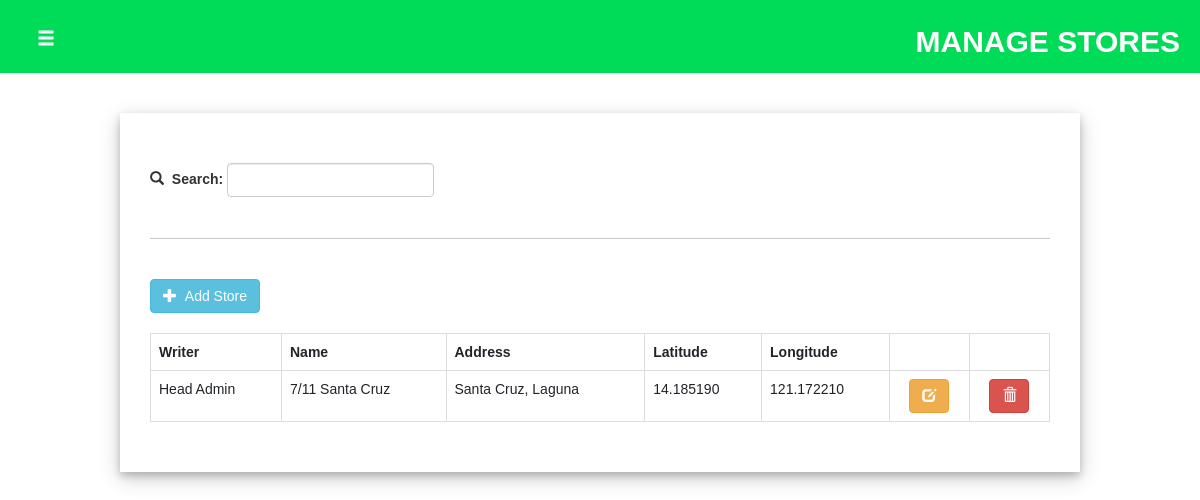
/adminside/stores/stores.php (signed in), run on the app's committed database.
### tables this page shows
CREATE TABLE `tbl_stores` (
  `id` int(11) NOT NULL,
  `admin_id` int(11) NOT NULL,
  `fld_name` varchar(255) DEFAULT NULL,
  `fld_address` varchar(255) DEFAULT NULL,
  `fld_latitude` varchar(255) DEFAULT NULL,
  `fld_longitude` varchar(255) DEFAULT NULL,
  `fld_mainimage` varchar(1000) DEFAULT NULL
);

### adminside/stores/stores.php (the view, shortened to what this page needs)
<?php
    include("../navbar.php");
    include("../connect.php");
?>
<!DOCTYPE html>
<html lang="en">
<head>
    <link rel="stylesheet" href="storestyle.css">
</head>
<body>
<div class="header" id="headercontainer">
            <button type="button" class="btn btn-dark btn-lg" id="btn_menu"><span class="glyphicon glyphicon-menu-hamburger"></span></button>
            <h2 id="headertitle">MANAGE STORES</h2>
        </div>
    <div id="container">
        <br><br>
        <div class='storesdiv'>
        <br>
            <div class="searchdiv">
                <form action="stores.php" method="get">
                    <table>
                        <tr>
                            <td style="padding-top: 3px;"><span class="glyphicon glyphicon-search"></span>&nbsp;&nbsp;<label> Search: </label>&nbsp;</td>
                            <td><input type="text" class="form-control" name="search_name" onchange="this.form.submit()"> </td>
                        </tr>
                    </table>
                </form>
            </div>
            <br><hr><br>
            <div id="addbtndiv">
                <button type="button" class="btn btn-info" id="btn_add_store"><span class="glyphicon glyphicon-plus"></span> &nbsp;Add Store</button>&nbsp;
            </div>
            <table class='table table-bordered'>
                <?php
                if($admintype != "Head Admin"){
                    if(isset($_GET["search_name"])){
                        $result =  $conn->query("select * from tbl_stores where admin_id like '$admin_id' and fld_name like '$_GET[search_name]%'");
                    }else{
                        $result = $conn->query("select * from tbl_stores where admin_id like '$admin_id'");
                    }
                    echo "<tr>
                    <th>Name</th><th>Address</th><th>Latitude</th><th>Longitude</th><th></th><th></th>
                    </tr>";
                    while($row = $result->fetch_assoc()){
                        echo "<tr>
                        <td>$row[fld_name]</td>
                        <td>$row[fld_address]</td>
                        <td>$row[fld_latitude]</td>
                        <td>$row[fld_longitude]</td>
                        <td style='text-align:center;'><button type='button' class='btn btn-warning' onclick=edit('$row[id]')><span class='glyphicon glyphicon-edit'></span></button></td>
                        <td style='text-align:center;'><button type='button' class='btn btn-danger' onclick=del('$row[id]')><span class='glyphicon glyphicon-trash'></span></button></td>
                        </tr>";
                    }
                }else{
                    if(isset($_GET["search_name"])){
                        $result =  $conn->query("select tbl_admin.fld_name as admin_name, tbl_stores.id, tbl_stores.fld_name as store_name, tbl_stores.fld_address, tbl_stores.fld_latitude, tbl_stores.fld_longitude from tbl_stores, tbl_admin where tbl_stores.admin_id = tbl_admin.id and (tbl_stores.fld_name like '$_GET[search_name]%' or tbl_admin.fld_name like '$_GET[search_name]%')");
                    }else{
                        $result = $conn->query("select tbl_admin.fld_name as admin_name, tbl_stores.id, tbl_stores.fld_name as store_name, tbl_stores.fld_address, tbl_stores.fld_latitude, tbl_stores.fld_longitude from tbl_stores, tbl_admin where tbl_stores.admin_id = tbl_admin.id");
                    }
                    echo "<tr>
                    <th>Writer</th><th>Name</th><th>Address</th><th>Latitude</th><th>Longitude</th><th></th><th></th>
                    </tr>";
                    while($row = $result->fetch_assoc()){
                        echo "<tr>
                        <td>$row[admin_name]</td>
                        <td>$row[store_name]</td>
                        <td>$row[fld_address]</td>
                        <td>$row[fld_latitude]</td>
                        <td>$row[fld_longitude]</td>
                        <td style='text-align:center;'><button type='button' class='btn btn-warning' onclick=edit('$row[id]')><span class='glyphicon glyphicon-edit'></span></button></td>
                        <td style='text-align:center;'><button type='button' class='btn btn-danger' onclick=del('$row[id]')><span class='glyphicon glyphicon-trash'></span></button></td>
                        </tr>";
                    }
                }
                ?>
            </table>
        </div>
    </div>
</body>
</html>

### adminside/stores/storestyle.css (style rules this page uses)
body { background-color: white; }
#container { height:auto; }
#headercontainer { width: 100%; background-color: #00DB58; color: white; padding: 5px; padding-left: 20px; padding-right: 20px; overflow: hidden; }
#btn_menu { float: left; background-color: transparent; transform: translateY(25%); }
#headertitle { float: right; font-weight: bold; }
#addbtndiv { padding-bottom: 20px; }
.storesdiv { background-color: white; padding: 30px; margin-top: 20px; margin-bottom: 20px; margin: 0 auto; width: 80%; box-shadow: 0 4px 8px 0 rgba(0, 0, 0, 0.2), 0 6px 20px 0 rgba(0, 0, 0, 0.19); overflow: auto; }

### adminside/navbar.php (style rules this page uses)
body { margin: 0; font-family: Arial, Helvetica, sans-serif; }

### data on the page
tbl_stores: admin.fld_name "Head Admin", fld_name "7/11 Santa Cruz", fld_address "Santa Cruz, Laguna", fld_latitude "14.185190", fld_longitude "121.172210"
